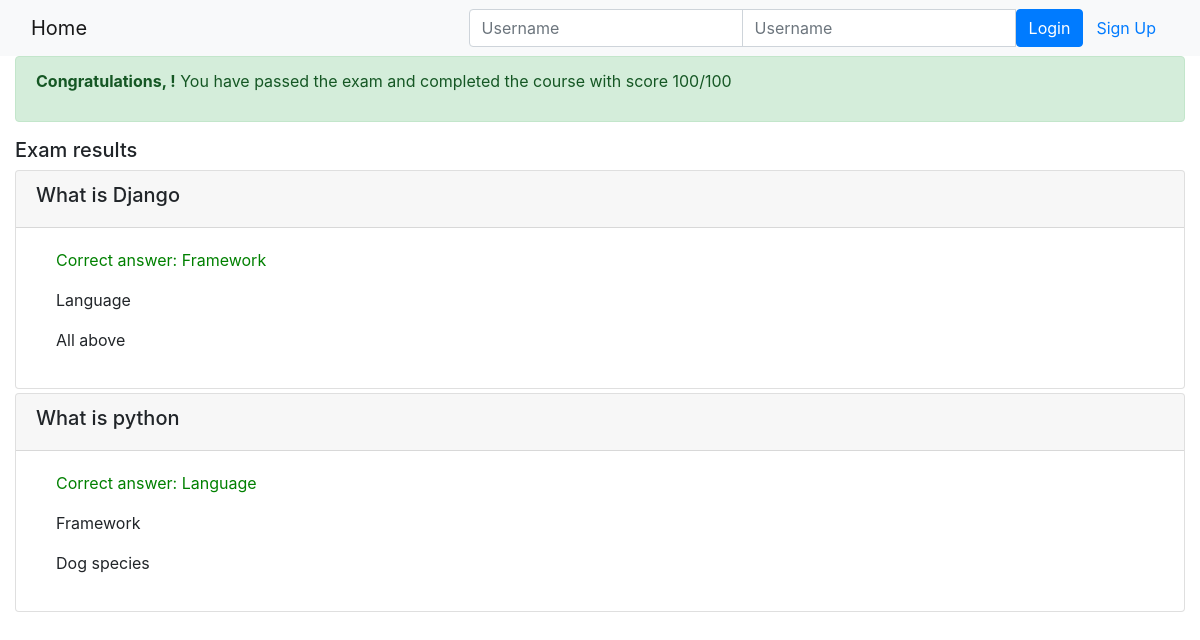
Page /onlinecourse/course/1/submission/1/result/ on the committed database.
### onlinecourse/models.py (models this page shows, shortened)
class Question(models.Model):
    lesson = models.ForeignKey(Lesson, on_delete=models.CASCADE)
    question_text = models.CharField(max_length=500)
    grade = models.IntegerField(default=0)
    course = models.ManyToManyField(Course)

class Choice(models.Model):
    question = models.ForeignKey(Question, on_delete=models.CASCADE)
    content = models.CharField(max_length=50)
    is_correct = models.BooleanField()

### onlinecourse/views.py (the view)
# urls.py: path('course/<int:course_id>/submission/<int:submission_id>/result/', views.show_exam_result, name='show_exam_result'),
def show_exam_result(request, course_id, submission_id):
    course = get_object_or_404(Course, pk=course_id)
    submission = get_object_or_404(Submission, pk=submission_id)
    choice_ids = submission.chocies.all()
    total = 0
    num_choices = 0
    questions = course.question_set.all()
    for question in questions:
        num_choices += question.choice_set.filter(is_correct = True).count()
    for choice_id in choice_ids:
        if (Choice.objects.get(id=choice_id.id).is_correct):
            total += 1
    grade = (total/num_choices)*100
    context = {'grade': int(grade),
    'course': course,
    'selected_ids': choice_ids
    }
    return render(request, 'onlinecourse/exam_result_bootstrap.html', context)

### onlinecourse/templates/onlinecourse/exam_result_bootstrap.html (shortened to what this page needs)
<!DOCTYPE html>
<html lang="en">
<head>
    {% load static %}
    <link rel="stylesheet" href="https://maxcdn.bootstrapcdn.com/bootstrap/4.5.2/css/bootstrap.min.css">
</head>
<body>
 <nav class="navbar navbar-light bg-light">
    <div class="container-fluid">
        <div class="navbar-header">
              <a class="navbar-brand" href="{% url 'onlinecourse:index' %}">Home</a>
        </div>
        <ul class="nav navbar-nav navbar-right">
            {% if user.is_authenticated %}
            <li>
                <a class="btn btn-link" href="#">{{ user.first_name }}({{ user.username }})</a>
                <a class="btn btn-link" href="{% url 'onlinecourse:logout' %}">Logout</a>
            </li>
            {% else %}
            <li>
                <form class="form-inline" action="{% url 'onlinecourse:login' %}" method="post">
                    <div class="input-group">
                        <input type="text" class="form-control" placeholder="Username" name="username" >
                        <input type="password" class="form-control" placeholder="Username" name="psw" >
                        <button class="btn btn-primary" type="submit">Login</button>
                        <a class="btn btn-link" href="{% url 'onlinecourse:registration' %}">Sign Up</a>
                    </div>
                </form>
            </li>
            {% endif %}
        </ul>
    </div>
</nav>
<div class="container-fluid">
    {% if grade == 100 %}
    <div class="alert alert-success">
       <p><strong>Congratulations, {{ user.first_name }}!</strong> You have passed the exam and completed the course with score {{grade}}/100</p>
    </div>
        {% else %}
        <div class="alert alert-danger">
             <p><strong>Failed Sorry, {{ user.first_name }}!</strong> You have failed exam with score {{grade}}/100</p>
        </div>
        <a class="btn btn-link text-danger" href="{% url 'onlinecourse:course_details' course.id %}">Re-test</a>
        {% endif %}
        <div class="card-columns-vertical mt-1">
        <h5 class="">Exam results</h5>
            {% for question in course.question_set.all %}
                    <div class="card mt-1">
                        <div class="card-header"><h5>{{question.question_text}}</h5></div>
                        <div class="card-body">
                            {% for choice in question.choice_set.all %}
                                <div class="form-check">
                                    <label class="form-check-label">
                                        {% if choice.is_correct and choice in selected_ids %}
                                            <p style="color: green;">Correct answer:  {{ choice.content }}</p>
                                        {% elif choice.is_correct %}
                                            <p style="color: orange;">Not selected: {{ choice.content }}</p>
                                        {% else %}
                                            <p>{{ choice.content }}</p>
                                        {% endif %}
                                    </label>
                                </div>
                            {% endfor %}
                        </div>
                    </div>
                {% endfor %}
        </div>
    </div>
</body>
</html>

### rows in the picture
Question: question_text "What is Django"
Choice: content "Framework"
Choice: content "Language"
Choice: content "All above"
Question: question_text "What is python"
Choice: content "Language"
Choice: content "Framework"
Choice: content "Dog species"

### other values in the picture
{{ grade }} "100"
